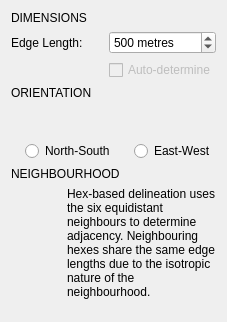
            <widget class="QWidget" name="scrollAreaWidgetContents_2">
             <property name="geometry">
              <rect>
               <x>0</x>
               <y>0</y>
               <width>220</width>
               <height>322</height>
              </rect>
             </property>
             <layout class="QVBoxLayout" name="verticalLayout_8">
              <item>
               <widget class="QLabel" name="hbb_title">
                <property name="enabled">
                 <bool>true</bool>
                </property>
                <property name="whatsThis">
                 <string>Width of the square cell in the city grid in metres</string>
                </property>
                <property name="text">
                 <string>DIMENSIONS</string>
                </property>
               </widget>
              </item>
              <item>
               <widget class="QWidget" name="hexsize_widget" native="true">
                <layout class="QGridLayout" name="gridLayout_3">
                 <property name="leftMargin">
                  <number>0</number>
                 </property>
                 <property name="topMargin">
                  <number>0</number>
                 </property>
                 <property name="rightMargin">
                  <number>0</number>
                 </property>
                 <property name="bottomMargin">
                  <number>0</number>
                 </property>
                 <property name="horizontalSpacing">
                  <number>6</number>
                 </property>
                 <item row="0" column="4">
                  <spacer name="horizontalSpacer_16">
                   <property name="orientation">
                    <enum>Qt::Horizontal</enum>
                   </property>
                   <property name="sizeHint" stdset="0">
                    <size>
                     <width>40</width>
                     <height>20</height>
                    </size>
                   </property>
                  </spacer>
                 </item>
                 <item row="0" column="1">
                  <spacer name="horizontalSpacer_10">
                   <property name="orientation">
                    <enum>Qt::Horizontal</enum>
                   </property>
                   <property name="sizeType">
                    <enum>QSizePolicy::Fixed</enum>
                   </property>
                   <property name="sizeHint" stdset="0">
                    <size>
                     <width>20</width>
                     <height>20</height>
                    </size>
                   </property>
                  </spacer>
                 </item>
                 <item row="0" column="0">
                  <widget class="QLabel" name="hexsize_lbl">
                   <property name="enabled">
                    <bool>true</bool>
                   </property>
                   <property name="whatsThis">
                    <string>Width of the square cell in the city grid in metres</string>
                   </property>
                   <property name="text">
                    <string>Edge Length:</string>
                   </property>
                  </widget>
                 </item>
                 <item row="0" column="2">
                  <widget class="QSpinBox" name="hexsize_spin">
                   <property name="enabled">
                    <bool>true</bool>
                   </property>
                   <property name="minimumSize">
                    <size>
                     <width>100</width>
                     <height>0</height>
                    </size>
                   </property>
                   <property name="toolTip">
                    <string>&lt;!DOCTYPE HTML PUBLIC &quot;-//W3C//DTD HTML 4.0//EN&quot; &quot;http://www.w3.org/TR/REC-html40/strict.dtd&quot;&gt;
&lt;html&gt;&lt;head&gt;&lt;meta name=&quot;qrichtext&quot; content=&quot;1&quot; /&gt;&lt;style type=&quot;text/css&quot;&gt;
p, li { white-space: pre-wrap; }
&lt;/style&gt;&lt;/head&gt;&lt;body style=&quot; font-family:'MS Shell Dlg 2'; font-size:8.25pt; font-weight:400; font-style:normal;&quot;&gt;
&lt;p style=&quot; margin-top:0px; margin-bottom:0px; margin-left:0px; margin-right:0px; -qt-block-indent:0; text-indent:0px;&quot;&gt;&lt;span style=&quot; font-size:8pt;&quot;&gt;Width of the square cell in the city grid in metres&lt;/span&gt;&lt;/p&gt;&lt;/body&gt;&lt;/html&gt;</string>
                   </property>
                   <property name="suffix">
                    <string> metres</string>
                   </property>
                   <property name="minimum">
                    <number>100</number>
                   </property>
                   <property name="maximum">
                    <number>5000</number>
                   </property>
                   <property name="singleStep">
                    <number>50</number>
                   </property>
                   <property name="value">
                    <number>500</number>
                   </property>
                  </widget>
                 </item>
                 <item row="1" column="2">
                  <widget class="QCheckBox" name="hexsize_auto">
                   <property name="enabled">
                    <bool>false</bool>
                   </property>
                   <property name="toolTip">
                    <string>An automatic algorithm that determines a suitable block size based on the map for computational efficiency.</string>
                   </property>
                   <property name="text">
                    <string>Auto-determine</string>
                   </property>
                  </widget>
                 </item>
                </layout>
               </widget>
              </item>
              <item>
               <widget class="QLabel" name="hexorient_lbl">
                <property name="enabled">
                 <bool>true</bool>
                </property>
                <property name="whatsThis">
                 <string>Width of the square cell in the city grid in metres</string>
                </property>
                <property name="text">
                 <string>ORIENTATION</string>
                </property>
               </widget>
              </item>
              <item>
               <widget class="QWidget" name="hexorient_widget" native="true">
                <layout class="QGridLayout" name="gridLayout_4">
                 <property name="leftMargin">
                  <number>0</number>
                 </property>
                 <property name="topMargin">
                  <number>0</number>
                 </property>
                 <property name="rightMargin">
                  <number>0</number>
                 </property>
                 <property name="bottomMargin">
                  <number>0</number>
                 </property>
                 <item row="2" column="4">
                  <widget class="QRadioButton" name="radio_hexoEW">
                   <property name="enabled">
                    <bool>true</bool>
                   </property>
                   <property name="toolTip">
                    <string>&lt;!DOCTYPE HTML PUBLIC &quot;-//W3C//DTD HTML 4.0//EN&quot; &quot;http://www.w3.org/TR/REC-html40/strict.dtd&quot;&gt;
&lt;html&gt;&lt;head&gt;&lt;meta name=&quot;qrichtext&quot; content=&quot;1&quot; /&gt;&lt;style type=&quot;text/css&quot;&gt;
p, li { white-space: pre-wrap; }
&lt;/style&gt;&lt;/head&gt;&lt;body style=&quot; font-family:'MS Shell Dlg 2'; font-size:8.25pt; font-weight:400; font-style:normal;&quot;&gt;
&lt;p style=&quot; margin-top:0px; margin-bottom:0px; margin-left:0px; margin-right:0px; -qt-block-indent:0; text-indent:0px;&quot;&gt;&lt;span style=&quot; font-size:8pt;&quot;&gt;Von Neumann, four cardinal directions on either side of the central block.&lt;/span&gt;&lt;/p&gt;&lt;/body&gt;&lt;/html&gt;</string>
                   </property>
                   <property name="whatsThis">
                    <string/>
                   </property>
                   <property name="text">
                    <string>East-West</string>
                   </property>
                   <property name="checked">
                    <bool>false</bool>
                   </property>
                  </widget>
                 </item>
                 <item row="1" column="1" rowspan="2" colspan="2">
                  <widget class="QLabel" name="img_hexoNS">
                   <property name="enabled">
                    <bool>true</bool>
                   </property>
                   <property name="minimumSize">
                    <size>
                     <width>80</width>
                     <height>55</height>
                    </size>
                   </property>
                   <property name="maximumSize">
                    <size>
                     <width>50</width>
                     <height>55</height>
                    </size>
                   </property>
                   <property name="text">
                    <string/>
                   </property>
                   <property name="pixmap">
                    <pixmap resource="../../../../../Dropbox/UrbanBEATS Master Project/graphics/ubeats.qrc">:/images/images/md_hex_NSorient.png</pixmap>
                   </property>
                  </widget>
                 </item>
                 <item row="1" column="3" rowspan="2" colspan="2">
                  <widget class="QLabel" name="img_hexoEW">
                   <property name="enabled">
                    <bool>true</bool>
                   </property>
                   <property name="minimumSize">
                    <size>
                     <width>80</width>
                     <height>50</height>
                    </size>
                   </property>
                   <property name="maximumSize">
                    <size>
                     <width>50</width>
                     <height>50</height>
                    </size>
                   </property>
                   <property name="text">
                    <string/>
                   </property>
                   <property name="pixmap">
                    <pixmap resource="../../../../../Dropbox/UrbanBEATS Master Project/graphics/ubeats.qrc">:/images/images/md_hex_EWorient.png</pixmap>
                   </property>
                  </widget>
                 </item>
                 <item row="2" column="2">
                  <widget class="QRadioButton" name="radio_hexoNS">
                   <property name="enabled">
                    <bool>true</bool>
                   </property>
                   <property name="toolTip">
                    <string>&lt;!DOCTYPE HTML PUBLIC &quot;-//W3C//DTD HTML 4.0//EN&quot; &quot;http://www.w3.org/TR/REC-html40/strict.dtd&quot;&gt;
&lt;html&gt;&lt;head&gt;&lt;meta name=&quot;qrichtext&quot; content=&quot;1&quot; /&gt;&lt;style type=&quot;text/css&quot;&gt;
p, li { white-space: pre-wrap; }
&lt;/style&gt;&lt;/head&gt;&lt;body style=&quot; font-family:'MS Shell Dlg 2'; font-size:8.25pt; font-weight:400; font-style:normal;&quot;&gt;
&lt;p style=&quot; margin-top:0px; margin-bottom:0px; margin-left:0px; margin-right:0px; -qt-block-indent:0; text-indent:0px;&quot;&gt;&lt;span style=&quot; font-size:8pt;&quot;&gt;Moore, all eight neighbours around the central block.&lt;/span&gt;&lt;/p&gt;&lt;/body&gt;&lt;/html&gt;</string>
                   </property>
                   <property name="whatsThis">
                    <string/>
                   </property>
                   <property name="text">
                    <string>North-South</string>
                   </property>
                   <property name="checkable">
                    <bool>true</bool>
                   </property>
                  </widget>
                 </item>
                </layout>
               </widget>
              </item>
              <item>
               <widget class="QLabel" name="hbb_neigh_title">
                <property name="enabled">
                 <bool>true</bool>
                </property>
                <property name="whatsThis">
                 <string>Width of the square cell in the city grid in metres</string>
                </property>
                <property name="text">
                 <string>NEIGHBOURHOOD</string>
                </property>
               </widget>
              </item>
              <item>
               <widget class="QWidget" name="hbb_neigh_frame" native="true">
                <property name="enabled">
                 <bool>true</bool>
                </property>
                <layout class="QGridLayout" name="gridLayout_9">
                 <property name="leftMargin">
                  <number>0</number>
                 </property>
                 <property name="topMargin">
                  <number>0</number>
                 </property>
                 <property name="rightMargin">
                  <number>0</number>
                 </property>
                 <property name="bottomMargin">
                  <number>0</number>
                 </property>
                 <item row="1" column="0">
                  <widget class="QLabel" name="img_borders_3">
                   <property name="enabled">
                    <bool>true</bool>
                   </property>
                   <property name="minimumSize">
                    <size>
                     <width>50</width>
                     <height>50</height>
                    </size>
                   </property>
                   <property name="maximumSize">
                    <size>
                     <width>50</width>
                     <height>50</height>
                    </size>
                   </property>
                   <property name="text">
                    <string/>
                   </property>
                   <property name="pixmap">
                    <pixmap resource="../../../../../Dropbox/UrbanBEATS Master Project/graphics/ubeats.qrc">:/images/images/md_spatial_hexiso.png</pixmap>
                   </property>
                  </widget>
                 </item>
                 <item row="1" column="1">
                  <widget class="QLabel" name="hbb_neigh_descr">
                   <property name="enabled">
                    <bool>true</bool>
                   </property>
                   <property name="text">
                    <string>&lt;html&gt;&lt;head/&gt;&lt;body&gt;&lt;p&gt;Hex-based delineation uses the six equidistant neighbours to determine adjacency. Neighbouring hexes share the same edge lengths due to the isotropic nature of the neighbourhood.&lt;/p&gt;&lt;/body&gt;&lt;/html&gt;</string>
                   </property>
                   <property name="wordWrap">
                    <bool>true</bool>
                   </property>
                  </widget>
                 </item>
                </layout>
               </widget>
              </item>
              <item>
               <spacer name="verticalSpacer_2">
                <property name="orientation">
                 <enum>Qt::Vertical</enum>
                </property>
                <property name="sizeHint" stdset="0">
                 <size>
                  <width>20</width>
                  <height>40</height>
                 </size>
                </property>
               </spacer>
              </item>
             </layout>
            </widget>
